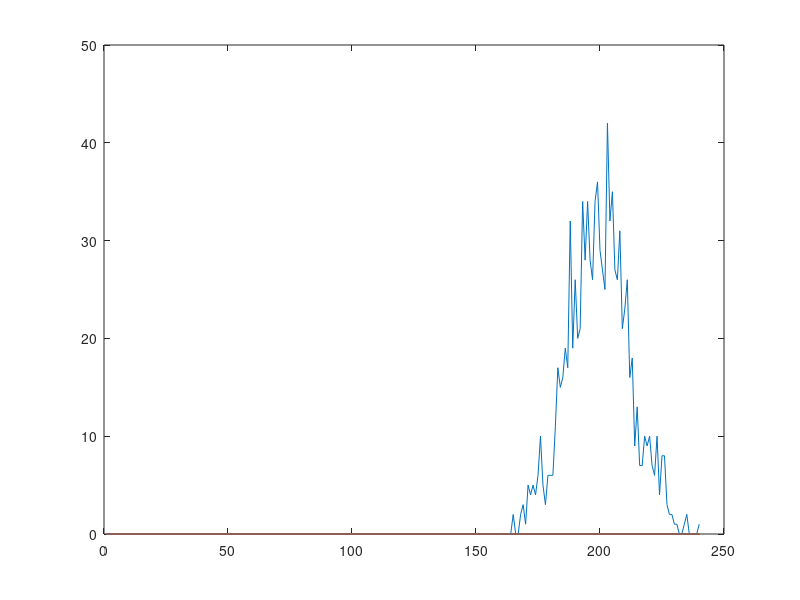

This figure's MATLAB source:
clear;
clc;

n=1000;
p=0.2;
A=zeros(100);
for i = 1:n
    for j = 1:n
        if (i~=j) && (rand<p)
            A(i,j) = 1;
        end
    end
end

for i = 1:n
    k(i) = 0;
    for j = 1:n
        k(i) = k(i) + A(i,j);
    end
end

s=zeros(max(k));
for i = 1:n
    s(k(i)) = s(k(i)) + 1;
end

plot(1:max(k),s);